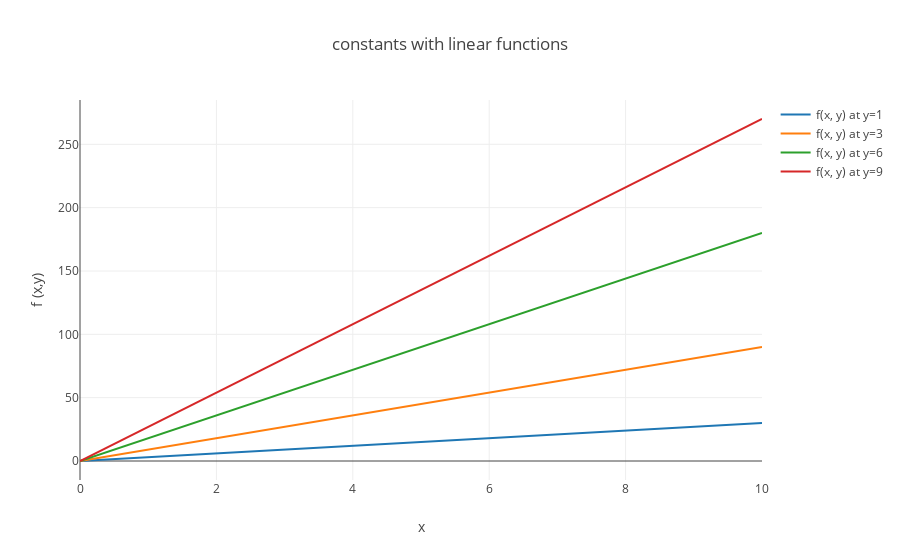

The cell this chart's notebook holds for it:
### Markdown cell above
So in the above section, we saw how we can think of representing our multivariable functions as a function evaluated at different value of $y$.

### Code cell
plotly.offline.iplot(fig_constants_lin_functions)

### Figure 1 — Plotly figure (JSON) as saved in the notebook; plotly's stock layout.template omitted (floating-point values rounded to 4 significant figures)
{"data": [{"mode": "lines", "name": "f(x, y) at y=1", "text": [], "textposition": "bottom right", "type": "scatter", "uid": "64e4817a-297e-11e9-99bd-6b20f07bbd8b", "x": [0, 1, 2, 3, 4, 5, 6, 7, 8, 9, 10], "y": [0, 3, 6, 9, 12, 15, 18, 21, 24, 27, 30]}, {"mode": "lines", "name": "f(x, y) at y=3", "text": [], "textposition": "bottom right", "type": "scatter", "uid": "64e48b34-297e-11e9-99bd-6b20f07bbd8b", "x": [0, 1, 2, 3, 4, 5, 6, 7, 8, 9, 10], "y": [0, 9, 18, 27, 36, 45, 54, 63, 72, 81, 90]}, {"mode": "lines", "name": "f(x, y) at y=6", "text": [], "textposition": "bottom right", "type": "scatter", "uid": "64e48c06-297e-11e9-99bd-6b20f07bbd8b", "x": [0, 1, 2, 3, 4, 5, 6, 7, 8, 9, 10], "y": [0, 18, 36, 54, 72, 90, 108, 126, 144, 162, 180]}, {"mode": "lines", "name": "f(x, y) at y=9", "text": [], "textposition": "bottom right", "type": "scatter", "uid": "64e48cba-297e-11e9-99bd-6b20f07bbd8b", "x": [0, 1, 2, 3, 4, 5, 6, 7, 8, 9, 10], "y": [0, 27, 54, 81, 108, 135, 162, 189, 216, 243, 270]}], "layout": {"title": "constants with linear functions", "xaxis": {"title": "x"}, "yaxis": {"title": "f (x,y)"}}}
